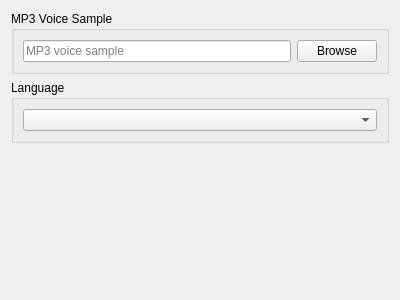
<?xml version="1.0" encoding="UTF-8"?>
<ui version="4.0">
 <class>open_voice_preferences</class>
 <widget class="QWidget" name="open_voice_preferences">
  <property name="geometry">
   <rect>
    <x>0</x>
    <y>0</y>
    <width>400</width>
    <height>300</height>
   </rect>
  </property>
  <layout class="QVBoxLayout" name="verticalLayout">
   <item>
    <widget class="QGroupBox" name="groupBox_2">
     <property name="title">
      <string>MP3 Voice Sample</string>
     </property>
     <layout class="QHBoxLayout" name="horizontalLayout_2">
      <item>
       <widget class="QLineEdit" name="voice_sample_path">
        <property name="text">
         <string/>
        </property>
        <property name="placeholderText">
         <string>MP3 voice sample</string>
        </property>
       </widget>
      </item>
      <item>
       <widget class="QPushButton" name="browse_voice_sample_path_button">
        <property name="toolTip">
         <string>Browse for an MP3 voice sample to use with OpenVoice</string>
        </property>
        <property name="text">
         <string>Browse</string>
        </property>
       </widget>
      </item>
     </layout>
    </widget>
   </item>
   <item>
    <widget class="QGroupBox" name="groupBox">
     <property name="title">
      <string>Language</string>
     </property>
     <layout class="QGridLayout" name="gridLayout">
      <item row="0" column="0">
       <widget class="QComboBox" name="language_combobox">
        <property name="currentText">
         <string/>
        </property>
       </widget>
      </item>
     </layout>
    </widget>
   </item>
   <item>
    <widget class="SliderWidget" name="speed_slider" native="true">
     <property name="slider_minimum" stdset="0">
      <number>1</number>
     </property>
     <property name="slider_maximum" stdset="0">
      <number>100</number>
     </property>
     <property name="spinbox_minimum" stdset="0">
      <double>0.000000000000000</double>
     </property>
     <property name="spinbox_maximum" stdset="0">
      <double>1.000000000000000</double>
     </property>
     <property name="display_as_float" stdset="0">
      <bool>true</bool>
     </property>
     <property name="settings_property" stdset="0">
      <string>openvoice_settings.speed</string>
     </property>
     <property name="slider_single_step" stdset="0">
      <number>0</number>
     </property>
     <property name="slider_page_step" stdset="0">
      <number>0</number>
     </property>
     <property name="spinbox_single_step" stdset="0">
      <double>0.010000000000000</double>
     </property>
     <property name="spinbox_double_step" stdset="0">
      <double>0.100000000000000</double>
     </property>
     <property name="label_text" stdset="0">
      <string>Speed</string>
     </property>
    </widget>
   </item>
   <item>
    <spacer name="verticalSpacer">
     <property name="orientation">
      <enum>Qt::Orientation::Vertical</enum>
     </property>
     <property name="sizeHint" stdset="0">
      <size>
       <width>20</width>
       <height>40</height>
      </size>
     </property>
    </spacer>
   </item>
  </layout>
 </widget>
 <customwidgets>
  <customwidget>
   <class>SliderWidget</class>
   <extends>QWidget</extends>
   <header>airunner/components/application/gui/widgets/slider/slider_widget</header>
   <container>1</container>
  </customwidget>
 </customwidgets>
 <resources/>
 <connections>
  <connection>
   <sender>language_combobox</sender>
   <signal>currentTextChanged(QString)</signal>
   <receiver>open_voice_preferences</receiver>
   <slot>language_changed(QString)</slot>
   <hints>
    <hint type="sourcelabel">
     <x>148</x>
     <y>59</y>
    </hint>
    <hint type="destinationlabel">
     <x>158</x>
     <y>-14</y>
    </hint>
   </hints>
  </connection>
 </connections>
 <slots>
  <slot>language_changed(QString)</slot>
 </slots>
</ui>
